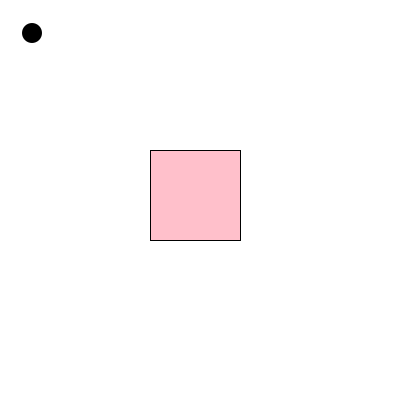
Frame 1 (no input)
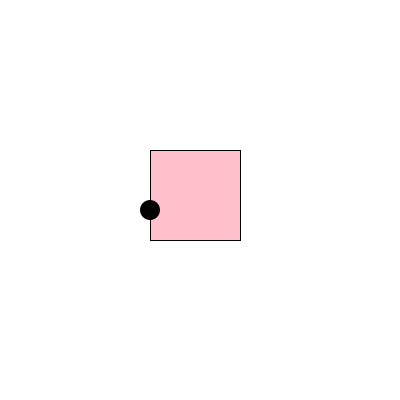
Frame 60 (the mouse pressed at the canvas centre just before this capture)
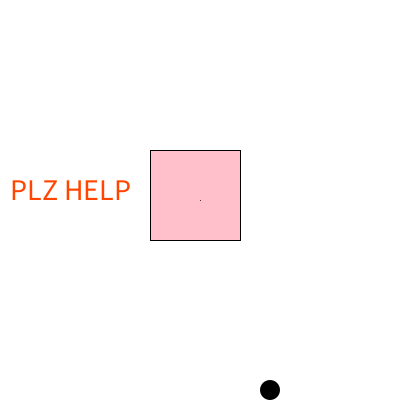
Frame 120 (the mouse held since frame 60 and released just before this capture)

The Processing sketch that drew these frames (run headless with seeded random() and noise(); from frame 60 on, the mouse is pressed at the canvas centre):

// Processing sketch: bouncing_circle_off_button
// ── bouncing_circle_off_button.pde
float ellipseX = 30;
float ellipseY = 30;
float ellipseDia = 20;

float ellipseXSpeed = 2;
float ellipseYSpeed = 3;

//display walls
float lineTop = 0;
float lineBottom = 400;
float lineLeft = 0;
float lineRight = 400;

//inner box
float leftBox = 150;
float rightBox = 240;
float topBox = 150;
float bottomBox = 240;

void setup(){
  size(400, 400);
}

void draw(){
  background(255);
  
  noStroke();
  fill(255, 192, 203);
  rect(150, 150, 90, 90 );
  
  fill(0);
  ellipseX += ellipseXSpeed;
  ellipseY += ellipseYSpeed;
  ellipse(ellipseX, ellipseY, ellipseDia, ellipseDia);
  
  //bounce off walls
  if (ellipseY > lineBottom) { // move up if you go passed the line
    ellipseYSpeed *= -1;
    ellipseY = lineBottom;
  }
  if( ellipseY < lineTop){
    ellipseYSpeed *= -1; // elyspeed multiply by -1 and asign it back to elyspeed
    ellipseY = lineTop; 
  }
  
  if (ellipseX > lineRight) { // move right if you go passed the line
    ellipseXSpeed *= -1;
    ellipseX = lineRight;
  }
  if( ellipseX < lineLeft){
    ellipseXSpeed *= -1;
    ellipseX = lineLeft; 
  }
  
  /*
  //bounce off button
  if (ellipseY > bottomBox) { // move up if you go passed the line
    ellipseYSpeed *= 1;
    ellipseY = bottomBox;
  }
  if( ellipseY < topBox){
    ellipseYSpeed *= 1; // elyspeed multiply by -1 and asign it back to elyspeed
    ellipseY = topBox; 
  }
  
  if (ellipseX > rightBox) { // move right if you go passed the line
    ellipseXSpeed *= 1;
    ellipseX = rightBox;
  }
  if( ellipseX < leftBox){
    ellipseXSpeed *= 1;
    ellipseX = leftBox; 
  }*/
  
  //lines for the screen
  line(0, lineTop, width, lineTop);
  line(lineLeft, 0, lineLeft, height);
  line(0, lineBottom, width, lineBottom);
  line(lineRight, 0, lineRight, height);
  stroke(0);
  
  //lines for the button box
  line(150, 150, 240, 150); //top
  line(150, 150, 150, 240); //left
  line(240, 240, 150, 240); //bottom
  line(240, 240, 240, 150); //right
  
  stroke(0);
  if(mousePressed) { //mouseClicked()
    if(mouseX > 150 && mouseX < 240 && mouseY > 150 && mouseY < 240) {
      textSize(30);
      fill(255, 69, 0);
      text("PLZ HELP", 10, 200);
      line(mouseX, mouseY, pmouseX, pmouseY);
    }
  }
}
